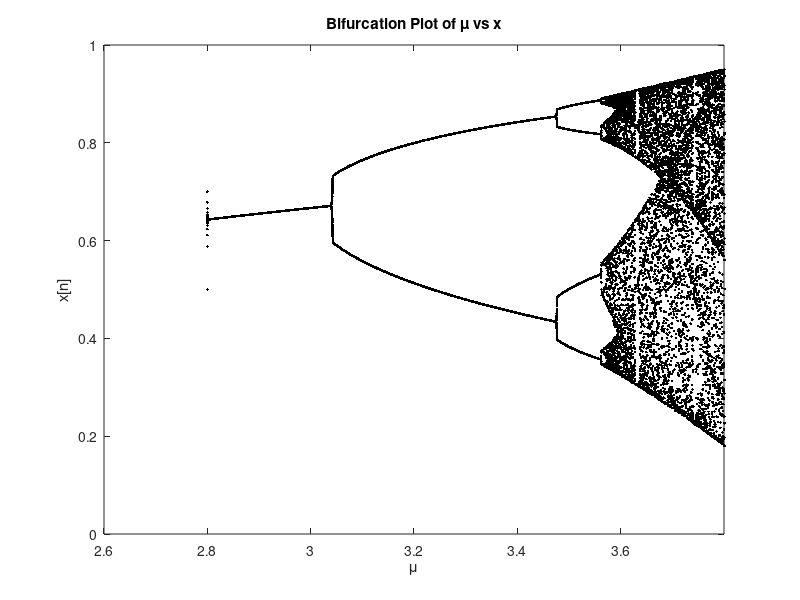

MATLAB code for this plot:
function [bifurcation,x] = HW04_problem01(x0,mu,nmax)
%function [] = HW04_problem01(x0,mu,nmax)
%Inputs: 
%x0: the intital x value for the vector x
%mu: a vector that contains mu values
%nmax: number of iterations for the loop
%Outputs 
%bifurcation: all the mu values in the vector
%x: all the x values in the vector 
%Description: This function calculates the bifurcation plot based off the
%initial x value and the mu values supplied to the function. It then
%displays the hardcoded values for determining the Feigenbaum parameter and
%displays those values

if nargin == 0
    mu = 2.8;
    x0 = .5;
    nmax = 100000;
end

x = zeros(nmax,1);
x(1) = x0;
if size(mu) == 1
    muStep = mu/nmax;
    bifurcation = zeros(nmax,1);
    bifurcation(1) = mu;
    for n=2:nmax
        x(n) = f_logisitic(x(n-1),mu);
        bifurcation(n) = mu;
        mu = mu + muStep;
    end

elseif length(mu) > 1
    bifurcation = linspace(mu(1),mu(end),nmax);
    for n=2:nmax
        x(n) = f_logisitic(x(n-1),bifurcation(n-1));
    end
end
plot(bifurcation,x,'.k');
xlabel(sprintf('\\mu'));
ylabel('x[n]');
title(sprintf('Bifurcation Plot of \\mu vs x'));
ylim([0,1]);
xlim([2.6,3.8]);
f1 = 3.04;
f2 = 3.47;
f3 = 3.56;
feigenbaum = (f2 - f1)/(f3 - f2);
fprintf('mu 1: %f, mu 2: %f, mu 3: %f, Feigenbaum Parameter: %f\n',...
    f1,f2,f3,feigenbaum);

end

%Subfunction creating logisitic Map
function [fx] = f_logisitic(x, mu)
fx = mu.*x.*(1-x);
end